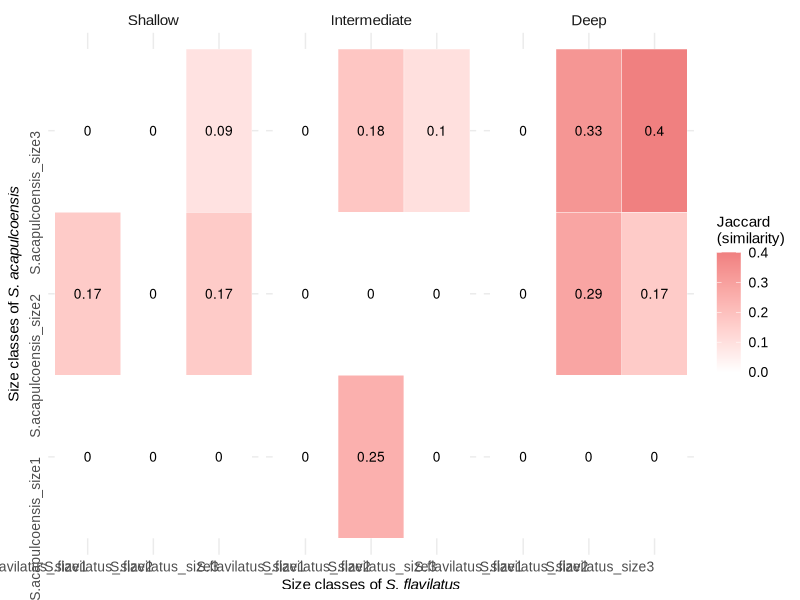
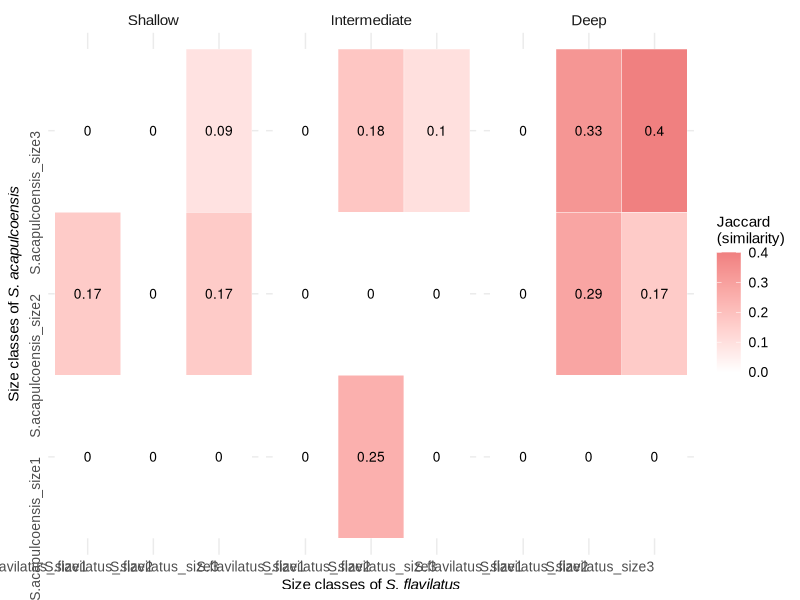

These charts were generated, in order, by the following R code:

############
# Cargar paquetes
library(dplyr)
library(tidyr)
library(proxy)
library(ggplot2)

# Leer datos
datos <- read.csv("Jaccard.csv")  # Asegúrate que este es tu archivo

# Definir columnas por especie
aca_cols <- c("S.acapulcoensis_size1", "S.acapulcoensis_size2", "S.acapulcoensis_size3")
fla_cols <- c("S.flavilatus_size1", "S.flavilatus_size2", "S.flavilatus_size3")
cols_comparar <- c(aca_cols, fla_cols)

# Inicializar resultados
resultados_heatmap <- data.frame()

# Loop por profundidad
for (zona in unique(datos$profundidad)) {
  datos_zona <- datos %>% filter(profundidad == zona)
  
  # Matriz binaria
  matriz <- datos_zona[, cols_comparar] %>%
    mutate_all(~ifelse(. > 0, 1, 0))
  
  matriz_t <- t(as.matrix(matriz))
  jaccard_dist <- proxy::dist(matriz_t, method = "Jaccard")
  jaccard_sim <- 1 - as.matrix(jaccard_dist)
  
  df <- as.data.frame(jaccard_sim)
  df$Talla_A <- rownames(df)
  df_largo <- pivot_longer(df, cols = -Talla_A, names_to = "Talla_B", values_to = "jaccard")
  df_largo$profundidad <- zona
  
  # Filtrar solo cruces con Talla_A = acapulcoensis y Talla_B = flavilatus
  df_filtrado <- df_largo %>%
    filter(Talla_A %in% aca_cols & Talla_B %in% fla_cols)
  
  resultados_heatmap <- bind_rows(resultados_heatmap, df_filtrado)
}

# Asegurar orden
resultados_heatmap$Talla_A <- factor(resultados_heatmap$Talla_A, levels = aca_cols)
resultados_heatmap$Talla_B <- factor(resultados_heatmap$Talla_B, levels = fla_cols)
resultados_heatmap$profundidad <- factor(resultados_heatmap$profundidad,
                                         levels = c("Shallow", "Intermediate", "Deep"))

# Graficar heatmap
Jaccard <-ggplot(resultados_heatmap, aes(x = Talla_B, y = Talla_A, fill = jaccard)) +
  geom_tile(color = "white") +
  geom_text(aes(label = round(jaccard, 2)), size = 3.5, color = "black") +
  scale_fill_gradient(low = "white", high = "#F08080", name = "Jaccard\n(similarity)") +
  # Etiquetas personalizadas para eje x (S. flavilatus)
  scale_x_discrete(
    labels = c(
      "S. flavilatus_size3" = "class 3",
      "S. flavilatus_size2" = "class 2",
      "S. flavilatus_size1" = "class 1"
    )
  ) +
  
  # Etiquetas personalizadas para eje y (S. acapulcoensis)
  scale_y_discrete(
    labels = c(
      "S. acapulcoensis_size3" = "class 3",
      "S. acapulcoensis_size2" = "class 2",
      "S. acapulcoensis_size1" = "class 1"
    )
  ) +
  
  facet_wrap(~ profundidad, nrow = 1) +
  theme_minimal(base_family = "Arial") +
  theme(
    axis.text.x = element_text(angle = 0, hjust = 1, size = 10),
    axis.text.y.left = element_text(angle = 90, hjust = 1, size = 10),
    axis.text.y = element_text(size = 11),
    axis.title = element_text(size = 11),
    strip.text = element_text(size = 11),
    legend.title = element_text(size = 11),
    legend.text = element_text(size = 10)
  ) +
  labs(
    x = expression("Size classes of"~italic("S. flavilatus")),
    y = expression("Size classes of"~italic("S. acapulcoensis"))
  )
print(Jaccard)

# Guardar la figura
ggsave(
  filename = "F:/Doctorado/TESIS version 3/capitulo 1.- corregido/figuras/Jaccard.tiff",
  plot = Jaccard,
  device = "tiff",
  dpi = 500,
  compression = "lzw",
  width = 8, height = 8, units = "in"
)

